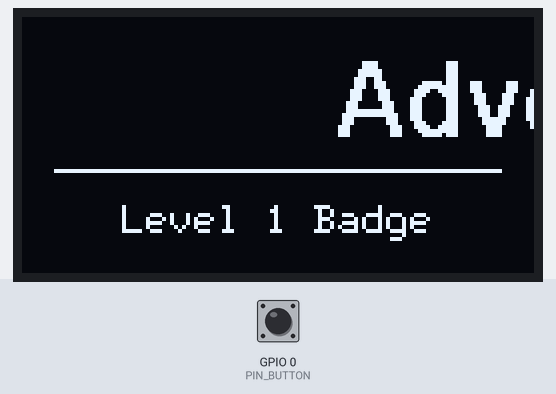
Simulated run of this sketch. Board: ESP32. On the bench: 128×64 one-colour display. Inputs (shaded band) come from the test bench; at power-on: GPIO 0 (PIN_BUTTON) HIGH. Random numbers use the default seed unless the sketch sets one; EEPROM starts erased; what the sketch prints to the serial monitor is not drawn.

Above: at 1.6 s.
1.7 s: GPIO 0 (PIN_BUTTON) pulled LOW for 0.15 s
2.4 s: GPIO 0 (PIN_BUTTON) pulled LOW for 3.2 s
At 4.59 s:
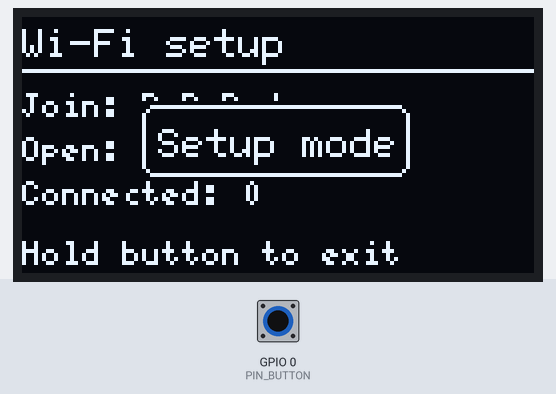
7.1 s: GPIO 0 (PIN_BUTTON) pulled LOW for 3.2 s
At 8.86 s:
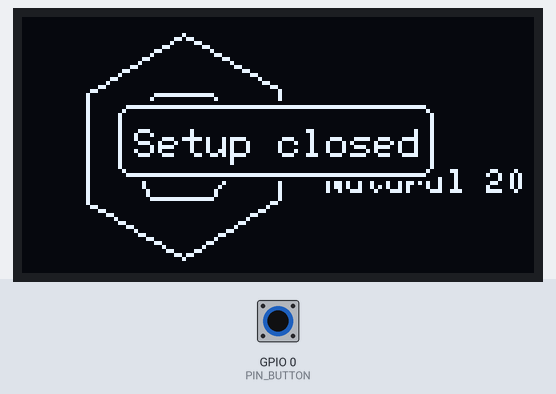
10.9 s: GPIO 0 (PIN_BUTTON) pulled LOW for 1 s
12.5 s: GPIO 0 (PIN_BUTTON) pulled LOW for 0.15 s
At 13.28 s:
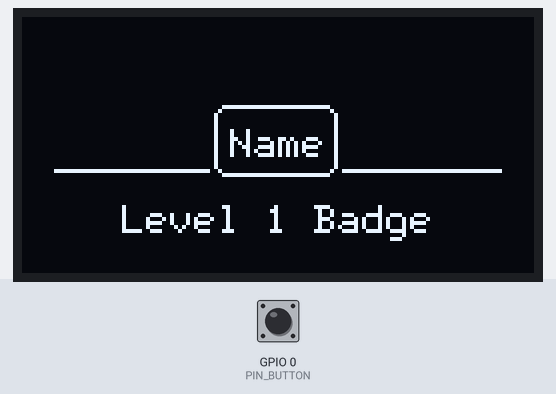
Timing chart, 0 to 15.5 s (numbered marks = the images above; inputs shaded):
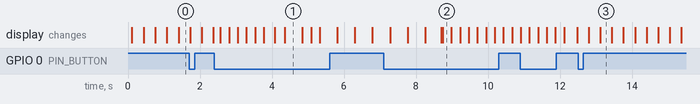

Measured:
- what the display in image 1 shows lasts 0.4 s, from 4.4 s to 4.8 s

The sketch:

dnd-badge.ino
```cpp
// The firmware lives in App.cpp and the other .cpp files in this folder.
// This file only exists because the Arduino IDE needs a .ino named after
// the sketch folder. setup() and loop() are defined in App.cpp.
```

App.cpp
```cpp
// D&D Badge firmware
//
// Button:
//   click         -> next screen mode (Name / Dice / Animation)
//   double click  -> mode action (roll the dice, or next animation)
//   long press    -> enter / leave Wi-Fi setup mode
//
// Serial console (115200 baud) can simulate the button:
//   c = click, d = double click, l = long press, s = status, h = help

#include <Arduino.h>
#include "Button.h"
#include "Portal.h"
#include "Screens.h"
#include "Settings.h"
#include "config.h"

static Button button(PIN_BUTTON, BUTTON_ACTIVE_LOW, DEBOUNCE_MS, LONG_PRESS_MS, DOUBLE_CLICK_MS);
static Screens screens;
static Portal portal;
static Settings settings;
static bool portalSaved = false;

static void printHelp() {
  Serial.println(F("Commands: c=click  d=double click  l=long press  s=status  h=help"));
}

static void printStatus() {
  Serial.printf("mode=%s anim=%s leds=%s name='%s' sub='%s' wifi=%s heap=%u\n",
                modeName(settings.mode), Screens::animationName(settings.animation),
                ledModeName(settings.ledMode), settings.name.c_str(), settings.subtitle.c_str(),
                portal.active() ? "setup" : "off", ESP.getFreeHeap());
}

static void readSerial() {
  while (Serial.available()) {
    char c = Serial.read();
    switch (c) {
      case 'c': button.inject(Button::CLICK); break;
      case 'd': button.inject(Button::DOUBLE_CLICK); break;
      case 'l': button.inject(Button::LONG_PRESS); break;
      case 's': printStatus(); break;
      case 'h': case '?': printHelp(); break;
      default: break;  // ignore newlines etc.
    }
  }
}

static void enterPortal() {
  portal.start(&settings);
  portalSaved = false;
  screens.toast("Setup mode");
}

static void leavePortal(const char* why) {
  portal.stop();
  screens.setContrast(settings.brightness);
  screens.resetMode();
  screens.toast(why);
}

static void handleNormal(Button::Event e) {
  switch (e) {
    case Button::CLICK:
      settings.mode = (Mode)(((uint8_t)settings.mode + 1) % (uint8_t)Mode::COUNT);
      settings.save();
      screens.resetMode();
      screens.toast(modeName(settings.mode));
      break;
    case Button::DOUBLE_CLICK:
      if (settings.mode == Mode::ANIMATION) {
        settings.animation = (settings.animation + 1) % Screens::ANIMATION_COUNT;
        settings.save();
        screens.toast(Screens::animationName(settings.animation));
      } else {
        screens.action(settings);
      }
      break;
    case Button::LONG_PRESS:
      enterPortal();
      break;
    default:
      break;
  }
}

static void handlePortal(Button::Event e) {
  if (e == Button::LONG_PRESS) leavePortal("Setup closed");
}

void setup() {
  Serial.begin(SERIAL_BAUD);
  delay(50);
  Serial.println(F("\n=== D&D Badge ==="));

  settings.load();
  button.begin();
  screens.begin(settings.brightness);

  // Holding the button while powering on goes straight to setup mode.
  delay(300);
  if (button.isHeld()) {
    Serial.println(F("Button held at boot -> setup mode"));
    enterPortal();
  }

  printStatus();
  printHelp();
}

void loop() {
  readSerial();

  Button::Event e = button.poll();
  if (e != Button::NONE) Serial.printf("[button] %s\n", Button::name(e));

  if (portal.active()) {
    handlePortal(e);
  } else {
    handleNormal(e);
  }

  if (portal.active()) {
    portal.loop();
    if (portal.takeSaved()) {
      portalSaved = true;
      screens.setContrast(settings.brightness);
      screens.toast("Saved!");
    }
    if (portal.timedOut()) {
      leavePortal("Setup timed out");
    } else {
      screens.renderPortal(AP_SSID, portal.ip(), portal.clients(), portalSaved);
    }
  } else {
    screens.render(settings);
  }

  // TODO LEDs: when the ring is fitted, update it here. In SYNC mode follow
  // screens.frame(); in SEPARATE mode run an independent effect.
}
```

Button.cpp
```cpp
#include "Button.h"

Button::Button(uint8_t pin, bool activeLow, uint16_t debounceMs, uint16_t longPressMs,
               uint16_t doubleClickMs)
    : _pin(pin),
      _activeLow(activeLow),
      _debounceMs(debounceMs),
      _longPressMs(longPressMs),
      _doubleClickMs(doubleClickMs) {}

void Button::begin() {
  pinMode(_pin, _activeLow ? INPUT_PULLUP : INPUT_PULLDOWN);
  _lastRaw = _stable = readRaw();
  _rawChangedAt = _pressedAt = millis();
  // If the button is already held at boot, swallow that hold so it doesn't
  // also produce a click or long press when it's released.
  _longFired = _stable;
}

bool Button::readRaw() const {
  bool level = digitalRead(_pin);
  return _activeLow ? !level : level;
}

void Button::inject(Event e) { _injected = e; }

Button::Event Button::poll() {
  if (_injected != NONE) {
    Event e = _injected;
    _injected = NONE;
    return e;
  }

  const uint32_t now = millis();

  // 1. Debounce: only accept a new state once the raw input has been
  //    steady for DEBOUNCE_MS. Contact bounce resets the timer.
  bool raw = readRaw();
  if (raw != _lastRaw) {
    _lastRaw = raw;
    _rawChangedAt = now;
  }

  if (raw != _stable && (now - _rawChangedAt) >= _debounceMs) {
    _stable = raw;
    if (_stable) {  // press edge
      _pressedAt = now;
      _longFired = false;
    } else {        // release edge
      if (!_longFired) {
        _pendingClicks++;
        _releasedAt = now;
      }
    }
  }

  // 2. Long press fires while still held, once per hold.
  if (_stable && !_longFired && (now - _pressedAt) >= _longPressMs) {
    _longFired = true;
    _pendingClicks = 0;
    return LONG_PRESS;
  }

  // 3. Clicks: wait briefly after release to see if it becomes a double click.
  if (_pendingClicks >= 2) {
    _pendingClicks = 0;
    return DOUBLE_CLICK;
  }
  if (_pendingClicks == 1 && !_stable && (now - _releasedAt) >= _doubleClickMs) {
    _pendingClicks = 0;
    return CLICK;
  }

  return NONE;
}

const char* Button::name(Event e) {
  switch (e) {
    case CLICK: return "click";
    case DOUBLE_CLICK: return "double click";
    case LONG_PRESS: return "long press";
    default: return "none";
  }
}
```

Button.h
```cpp
#pragma once
#include <Arduino.h>

// Debounced push button with click / double click / long press detection.
//
// Events are produced by poll(), which must be called every loop.
// inject() lets you feed in an event from elsewhere (e.g. the serial console)
// so presses can be simulated without touching the hardware.
class Button {
 public:
  enum Event : uint8_t { NONE, CLICK, DOUBLE_CLICK, LONG_PRESS };

  Button(uint8_t pin, bool activeLow, uint16_t debounceMs, uint16_t longPressMs,
         uint16_t doubleClickMs);

  void begin();
  Event poll();              // call every loop; returns at most one event
  void inject(Event e);      // queue a simulated event
  bool isHeld() const { return _stable; }

  static const char* name(Event e);

 private:
  bool readRaw() const;

  uint8_t _pin;
  bool _activeLow;
  uint16_t _debounceMs, _longPressMs, _doubleClickMs;

  bool _lastRaw = false;      // last raw reading
  bool _stable = false;       // debounced state (true = pressed)
  uint32_t _rawChangedAt = 0; // when the raw reading last changed
  uint32_t _pressedAt = 0;    // when the debounced press started
  bool _longFired = false;    // long press already reported for this hold
  uint8_t _pendingClicks = 0; // clicks waiting to see if a second one follows
  uint32_t _releasedAt = 0;
  Event _injected = NONE;
};
```

Screens.cpp
```cpp
#include "Screens.h"
#include "config.h"

#ifdef OLED_SH1106
static U8G2_SH1106_128X64_NONAME_F_HW_I2C u8g2(U8G2_R0, U8X8_PIN_NONE, PIN_OLED_SCL, PIN_OLED_SDA);
#else
static U8G2_SSD1306_128X64_NONAME_F_HW_I2C u8g2(U8G2_R0, U8X8_PIN_NONE, PIN_OLED_SCL, PIN_OLED_SDA);
#endif

static const uint16_t FRAME_MS = 40;  // ~25 fps
static const uint8_t W = 128, H = 64;

const char* Screens::animationName(uint8_t i) {
  switch (i) {
    case 0: return "D20";
    case 1: return "Torch";
    case 2: return "Sparkles";
    default: return "?";
  }
}

void Screens::begin(uint8_t contrast) {
  u8g2.setBusClock(400000);
  u8g2.begin();
  u8g2.setContrast(contrast);
  u8g2.clearBuffer();
  u8g2.setFont(u8g2_font_helvB10_tr);
  u8g2.drawStr(20, 30, "D&D Badge");
  u8g2.setFont(u8g2_font_5x8_tr);
  u8g2.drawStr(30, 46, "booting...");
  u8g2.sendBuffer();
  randomSeed(esp_random());
  _modeStart = millis();
}

void Screens::setContrast(uint8_t c) { u8g2.setContrast(c); }

bool Screens::due() {
  uint32_t now = millis();
  if (now - _lastDraw < FRAME_MS) return false;
  _lastDraw = now;
  _frame++;
  return true;
}

void Screens::resetMode() {
  _modeStart = millis();
  _rolling = false;
}

void Screens::toast(const String& msg, uint16_t ms) {
  _toast = msg;
  _toastUntil = millis() + ms;
}

void Screens::drawToast() {
  if ((int32_t)(millis() - _toastUntil) >= 0) return;
  u8g2.setFont(u8g2_font_6x12_tr);
  int w = u8g2.getStrWidth(_toast.c_str()) + 8;
  int x = (W - w) / 2;
  u8g2.setDrawColor(0);
  u8g2.drawBox(x - 1, 21, w + 2, 20);
  u8g2.setDrawColor(1);
  u8g2.drawRFrame(x, 22, w, 18, 3);
  u8g2.drawStr(x + 4, 35, _toast.c_str());
}

// ---------------------------------------------------------------------------

void Screens::render(const Settings& s) {
  if (!due()) return;
  u8g2.clearBuffer();
  switch (s.mode) {
    case Mode::NAME: drawName(s); break;
    case Mode::DICE: drawDice(); break;
    case Mode::ANIMATION: drawAnimation(s.animation); break;
    default: break;
  }
  drawToast();
  u8g2.sendBuffer();
}

void Screens::action(const Settings& s) {
  if (s.mode == Mode::DICE) {
    _rolling = true;
    _rollStart = millis();
    _tickGap = 30;
    _nextTick = 0;
  }
}

// --- Name badge: big name, scrolls if too wide; subtitle underneath --------
void Screens::drawName(const Settings& s) {
  u8g2.setFont(u8g2_font_helvB18_tr);
  int w = u8g2.getStrWidth(s.name.c_str());
  int x;
  if (w <= W) {
    x = (W - w) / 2;
  } else {
    // scroll right-to-left, with a gap before it repeats
    int span = w + 40;
    x = W - (int)(((millis() - _modeStart) / 25) % (W + span));
  }
  u8g2.drawStr(x, 30, s.name.c_str());

  u8g2.drawHLine(8, 38, W - 16);

  u8g2.setFont(u8g2_font_6x12_tr);
  int sw = u8g2.getStrWidth(s.subtitle.c_str());
  u8g2.drawStr(max(0, (W - sw) / 2), 54, s.subtitle.c_str());
}

// --- Dice: double click (or every 8s) rolls a d20 ---------------------------
static void drawHex(int cx, int cy, int r, float rot) {
  int px[6], py[6];
  for (int i = 0; i < 6; i++) {
    float a = rot + i * PI / 3.0f;
    px[i] = cx + (int)(r * cosf(a));
    py[i] = cy + (int)(r * sinf(a));
  }
  for (int i = 0; i < 6; i++) u8g2.drawLine(px[i], py[i], px[(i + 1) % 6], py[(i + 1) % 6]);
}

void Screens::drawDice() {
  uint32_t now = millis();
  if (!_rolling && now - _modeStart > 8000 && now - _rollStart > 8000) {
    _rolling = true;
    _rollStart = now;
    _tickGap = 30;
    _nextTick = 0;
  }

  float rot = -PI / 2;
  if (_rolling) {
    if (now >= _nextTick) {
      _diceValue = random(1, 21);
      _nextTick = now + _tickGap;
      _tickGap = _tickGap * 115 / 100;  // slow down like a real roll
    }
    rot += (now - _rollStart) / 120.0f;
    if (_tickGap > 400) _rolling = false;
  }

  const int cx = 40, cy = 32;
  drawHex(cx, cy, 28, rot);
  drawHex(cx, cy, 16, rot + PI / 6);

  u8g2.setFont(u8g2_font_logisoso16_tn);
  char buf[4];
  snprintf(buf, sizeof(buf), "%u", _diceValue);
  int w = u8g2.getStrWidth(buf);
  u8g2.drawStr(cx - w / 2, cy + 8, buf);

  u8g2.setFont(u8g2_font_6x12_tr);
  if (_rolling) {
    u8g2.drawStr(78, 36, "Rolling");
  } else if (_diceValue == 20) {
    if ((_frame / 6) % 2) u8g2.drawStr(80, 30, "CRIT!");
    u8g2.setFont(u8g2_font_5x8_tr);
    u8g2.drawStr(76, 44, "Natural 20");
  } else if (_diceValue == 1) {
    u8g2.drawStr(80, 30, "FAIL");
    u8g2.setFont(u8g2_font_5x8_tr);
    u8g2.drawStr(76, 44, "Natural 1");
  } else {
    u8g2.drawStr(78, 36, "You rolled");
  }
}

// --- Animations --------------------------------------------------------------
void Screens::drawAnimation(uint8_t which) {
  switch (which % ANIMATION_COUNT) {
    case 0: animD20(); break;
    case 1: animTorch(); break;
    case 2: animSparkles(); break;
  }
}

void Screens::animD20() {
  float t = _frame * 0.06f;
  int bob = (int)(4 * sinf(t * 2));
  drawHex(64, 30 + bob, 24, t);
  drawHex(64, 30 + bob, 13, -t);
  // spokes between the two hexes give it a faceted look
  for (int i = 0; i < 6; i += 2) {
    float a = t + i * PI / 3.0f, b = -t + (i + 1) * PI / 3.0f;
    u8g2.drawLine(64 + 24 * cosf(a), 30 + bob + 24 * sinf(a), 64 + 13 * cosf(b), 30 + bob + 13 * sinf(b));
  }
  u8g2.setFont(u8g2_font_5x8_tr);
  u8g2.drawStr(30, 63, "Roll for initiative");
}

void Screens::animTorch() {
  // handle
  u8g2.drawBox(60, 40, 8, 24);
  u8g2.drawFrame(56, 36, 16, 6);
  // flame: stacked ellipses whose size flickers
  for (int i = 0; i < 3; i++) {
    int rx = 10 - i * 3 + random(-1, 2);
    int ry = 14 - i * 3 + random(-2, 2);
    int cy = 24 - i * 3;
    if (i == 1) {
      u8g2.drawEllipse(64 + random(-1, 2), cy, rx, ry);
    } else {
      u8g2.drawFilledEllipse(64 + random(-1, 2), cy, rx, ry);
    }
  }
  // embers drifting up
  for (int i = 0; i < 5; i++) {
    int y = 30 - (int)((_frame * (2 + i) + i * 17) % 32);
    int x = 64 + (int)(8 * sinf((_frame + i * 30) * 0.15f));
    u8g2.drawPixel(x, y);
  }
}

void Screens::animSparkles() {
  // deterministic star field so stars twinkle rather than jump around
  for (int i = 0; i < 24; i++) {
    uint32_t h = (i * 2654435761UL);
    int x = h % W, y = (h >> 8) % H;
    uint8_t phase = (_frame + (h >> 16)) % 40;
    if (phase < 3) {
      u8g2.drawPixel(x, y);
      u8g2.drawPixel(x - 1, y); u8g2.drawPixel(x + 1, y);
      u8g2.drawPixel(x, y - 1); u8g2.drawPixel(x, y + 1);
    } else if (phase < 20) {
      u8g2.drawPixel(x, y);
    }
  }
}

// --- Wi-Fi setup screen ------------------------------------------------------
void Screens::renderPortal(const char* ssid, const String& ip, uint8_t clients, bool justSaved) {
  if (!due()) return;
  u8g2.clearBuffer();
  u8g2.setFont(u8g2_font_6x12_tr);
  u8g2.drawStr(0, 10, "Wi-Fi setup");
  // little blinking indicator
  if ((_frame / 12) % 2) u8g2.drawDisc(122, 6, 3);
  u8g2.drawHLine(0, 13, W);

  u8g2.setFont(u8g2_font_5x8_tr);
  u8g2.drawStr(0, 25, "Join:");
  u8g2.drawStr(30, 25, ssid);
  u8g2.drawStr(0, 36, "Open:");
  u8g2.drawStr(30, 36, ip.c_str());

  char buf[24];
  snprintf(buf, sizeof(buf), "Connected: %u", clients);
  u8g2.drawStr(0, 47, buf);

  u8g2.drawStr(0, 62, justSaved ? "Saved! Hold btn to exit" : "Hold button to exit");
  drawToast();
  u8g2.sendBuffer();
}
```

Screens.h
```cpp
#pragma once
#include <Arduino.h>
#include <U8g2lib.h>
#include "Settings.h"

// Everything that draws on the OLED. All drawing is non-blocking: call
// render() every loop and it redraws at a fixed frame rate.
class Screens {
 public:
  static const uint8_t ANIMATION_COUNT = 3;
  static const char* animationName(uint8_t i);

  void begin(uint8_t contrast);
  void setContrast(uint8_t c);

  // Normal badge modes
  void render(const Settings& s);
  void action(const Settings& s);      // double click: roll dice etc.
  void resetMode();                    // call when the mode changes

  // Wi-Fi setup screen
  void renderPortal(const char* ssid, const String& ip, uint8_t clients, bool justSaved);

  // Short overlay message, e.g. the new mode name
  void toast(const String& msg, uint16_t ms = 1000);

  // Increments once per drawn frame. The LED code can follow this to stay in
  // time with the screen.
  uint32_t frame() const { return _frame; }

 private:
  bool due();
  void drawToast();
  void drawName(const Settings& s);
  void drawDice();
  void drawAnimation(uint8_t which);
  void animD20();
  void animTorch();
  void animSparkles();

  uint32_t _lastDraw = 0;
  uint32_t _frame = 0;
  uint32_t _modeStart = 0;

  String _toast;
  uint32_t _toastUntil = 0;

  // dice state
  uint8_t _diceValue = 20;
  uint32_t _rollStart = 0;
  uint32_t _nextTick = 0;
  uint16_t _tickGap = 0;
  bool _rolling = false;
};
```

Settings.cpp
```cpp
#include "Settings.h"
#include <Preferences.h>

static const char* NS = "badge";

void Settings::load() {
  Preferences p;
  p.begin(NS, true);
  name = p.getString("name", name);
  subtitle = p.getString("sub", subtitle);
  uint8_t m = p.getUChar("mode", (uint8_t)mode);
  mode = m < (uint8_t)Mode::COUNT ? (Mode)m : Mode::NAME;
  animation = p.getUChar("anim", animation);
  uint8_t l = p.getUChar("led", (uint8_t)ledMode);
  ledMode = l < (uint8_t)LedMode::COUNT ? (LedMode)l : LedMode::SYNC;
  brightness = p.getUChar("bright", brightness);
  p.end();
}

void Settings::save() const {
  Preferences p;
  p.begin(NS, false);
  p.putString("name", name);
  p.putString("sub", subtitle);
  p.putUChar("mode", (uint8_t)mode);
  p.putUChar("anim", animation);
  p.putUChar("led", (uint8_t)ledMode);
  p.putUChar("bright", brightness);
  p.end();
}

const char* modeName(Mode m) {
  switch (m) {
    case Mode::NAME: return "Name";
    case Mode::DICE: return "Dice";
    case Mode::ANIMATION: return "Animation";
    default: return "?";
  }
}

const char* ledModeName(LedMode m) {
  switch (m) {
    case LedMode::OFF: return "Off";
    case LedMode::SYNC: return "Sync with screen";
    case LedMode::SEPARATE: return "Separate";
    default: return "?";
  }
}
```

Settings.h
```cpp
#pragma once
#include <Arduino.h>

enum class Mode : uint8_t { NAME, DICE, ANIMATION, COUNT };
enum class LedMode : uint8_t { OFF, SYNC, SEPARATE, COUNT };

struct Settings {
  String name = "Adventurer";
  String subtitle = "Level 1 Badge";
  Mode mode = Mode::NAME;
  uint8_t animation = 0;
  LedMode ledMode = LedMode::SYNC;
  uint8_t brightness = 128;  // screen contrast 0-255

  void load();   // from NVS flash; keeps defaults for anything missing
  void save() const;
};

const char* modeName(Mode m);
const char* ledModeName(LedMode m);
```

Source omitted: config.h (1394 bytes), Portal.cpp (5636 bytes), Portal.h (587 bytes)
